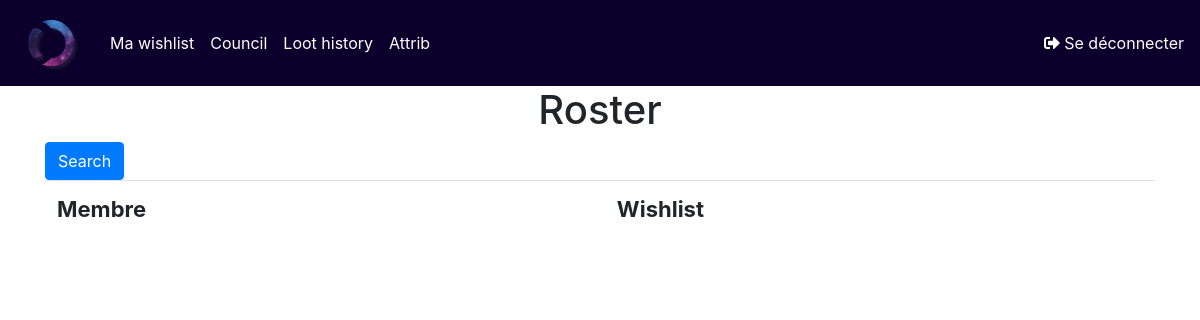
Before: / (signed in) with the older database file.
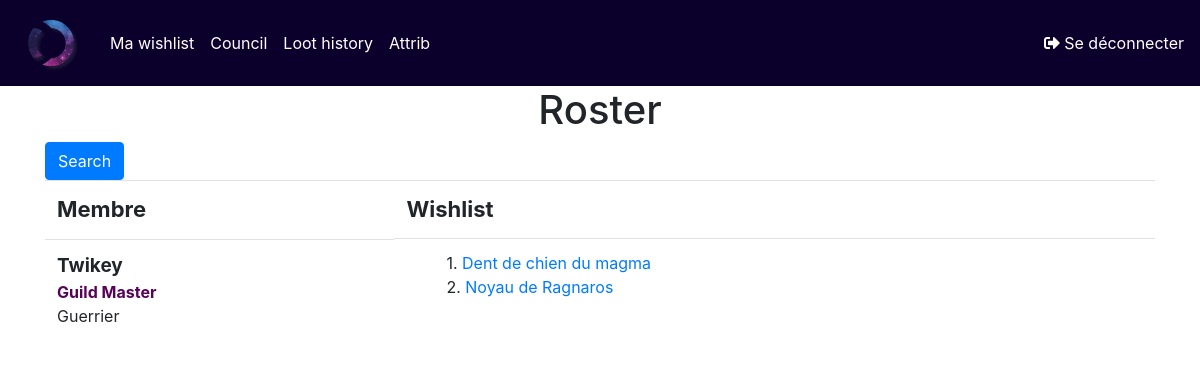
After: the same page with the newer database file.
### accounts/models.py (models this page shows, shortened)
class Member(models.Model):
    class_played_choice = (
        ("Chaman", "Chaman"),
        ("Chasseur", "Chasseur"),
        ("Démoniste", "Démoniste"),
        ("Druide", "Druide"),
        ("Guerrier", "Guerrier"),
        ("Mage", "Mage"),
        ("Prêtre", "Prêtre"),
        ("Voleur", "Voleur"),
    )
    member_grade = (
        ("Guild Master", "Guild Master"),
        ("Officier", "Officier"),
        ("Member", "Member"),
        ("Pick Up", "Pick Up"),
    )
    user = models.OneToOneField(User, null=True, on_delete=models.CASCADE)
    name = models.CharField(max_length=200, null=True)
    email = models.CharField(max_length=200, null=True)
    class_played = models.CharField(choices=class_played_choice, max_length=10, null=True)
    grade = models.CharField(choices=member_grade, max_length=12, null=True)
    date_created = models.DateTimeField(auto_now_add=True, null=True)

class Item(models.Model):
    name = models.CharField(max_length=200, null=True)
    media = models.CharField(max_length=200, null=True)

### accounts/views/home.py (the view)
# urls.py: path('', views.home, name="home"),
@login_required(login_url='login')
def home(request):
    values = Wishlist.objects.filter().values('order', 'item__name', 'item__media', 'member', 'member__name', 'member__grade', 'member__class_played')
    print(values)
    context = {'values': values, }
    return render(request, 'accounts/home.html', context)

### accounts/templates/accounts/home.html (shortened to what this page needs)
{% extends 'accounts/base.html' %}
{% block content %}
<div class="container">
    <h1 class="text-center">Roster</h1>
    {% if request.user.is_staff %}
    <form method="get">
        <button class="btn btn-primary" name="filter_data" type="submit">Search</button>
    </form>
    {%endif%}
    <table class="table">
        <tr>
            <th style="font-size: 22px;">Membre</th>
            {% if request.user.is_staff %}
                <th style="font-size: 22px;">Wishlist</th>
            {%endif%}
        </tr>
        {% regroup values by member__name as values %}
        {%for value in values%}
            <tr>
                <td style='display: flex; flex-direction:column;'>
                    <span style='font-size:19px; font-weight: bold; text-transform: capitalize;'>{{value.grouper}}</span>
                    {%regroup value.list by member__grade as membergroup %}
                    {% for mgroup in membergroup%}
                        {% if mgroup.grouper == "Guild Master" %}
                            <span style="color: rgb(89, 0, 89); font-weight: bold;">Guild Master</span>
                        {% elif mgroup.grouper == "Officier" %}
                            <span style="color: rgb(255, 166, 0); font-weight: bold;">Officier</span>
                        {% elif mgroup.grouper == "Member" %}
                            <span style="color: rgb(0, 132, 9); font-weight: bold;">Member</span>
                        {% else %}
                            <span></span>
                        {%endif%}
                    {% endfor %}
                    {%regroup value.list by member__class_played as memberclassplayer %}
                    {% for mclass in memberclassplayer%}
                        {% if mclass.grouper is not None%}
                            <span>{{mclass.grouper}}</span>
                        {% else %}
                            <span>Pas encore renseigné</span>
                        {%endif%}
                    {% endfor %}
                </td>
                {% if request.user.is_staff %}
                <td>
                    <ul class="expandible">
                        {%regroup value.list by member as wishlists %}
                        {% for wishlist in wishlists %}
                            {% for mwishlist in wishlist.list%}
                               <li> {{mwishlist.order}}. <a href="https://fr.classic.wowhead.com/item={{mwishlist.item__media}}"> {{mwishlist.item__name}}</a> <br></li>
                            {%endfor%}
                        {% endfor %}
                    </ul>
                </td>
                {%endif%}
            </tr>
        {%endfor%}
    </table>
</div>
{% endblock %}

### accounts/templates/accounts/base.html (shortened to what this page needs)
{% load static %}
<!DOCTYPE html>
<html lang="en">
<head>
    <link rel="stylesheet" href="https://stackpath.bootstrapcdn.com/bootstrap/4.5.2/css/bootstrap.min.css">
    <link rel="stylesheet" href="https://use.fontawesome.com/releases/v5.6.1/css/all.css">
    <link rel="stylesheet" href="{% static 'css/main.css'%}">
</head>
<body>
    {% include 'accounts/navbar.html' %}
    {% block content %}{% endblock %}
</body>
</html>

### accounts/templates/accounts/navbar.html (shortened to what this page needs)
{% load static %}
<nav class="navbar navbar-expand-lg navbar-light" style="background-color: #0b002b;">
    <a href="{% url 'home' %}">
        <img src="{% static 'images/logo_omnium.png' %}" alt="" class="omnium-logo">
    </a>
    <div class="collapse navbar-collapse" id="navbarNav">
        <ul class="navbar-nav mr-auto">
            <li class="nat-item text-white mr-3 ml-4">
               <a class="text-white" href="{% url 'wishlist' %}">Ma wishlist</a>
            </li>
            <li class="nat-item text-white mr-3">
                <a class="text-white" href="{% url 'council' %}">Council</a>
            </li>
            <li class="nat-item text-white mr-3">
               <a class="text-white" href="{% url 'history' %}">Loot history</a>
            </li>
            {% if request.user.is_staff %}
            <li class="nat-item text-white mr-3">
                <a class="text-white" href="{% url 'attrib' %}">Attrib</a>
            </li>
            {%endif%}
        </ul>
        <span class="form-inline my-2 my-lg-0">
            <a class="text-white" href="{% url 'logout' %}">
                <i class="fas fa-sign-out-alt"></i>
                Se déconnecter
            </a>
        </span>
    </div>
</nav>

### accounts/templates/accounts/navbar.html (style rules this page uses)
.omnium-logo { height: 100%; width: 70px; }

### accounts/templates/accounts/home.html (style rules this page uses)
li { list-style: none; }

Changed rows visible on the page:
added Member: grouper "Twikey", grouper "Guerrier"
added Item: order "1", item__name "Dent de chien du magma"
added Item: order "2", item__name "Noyau de Ragnaros"
